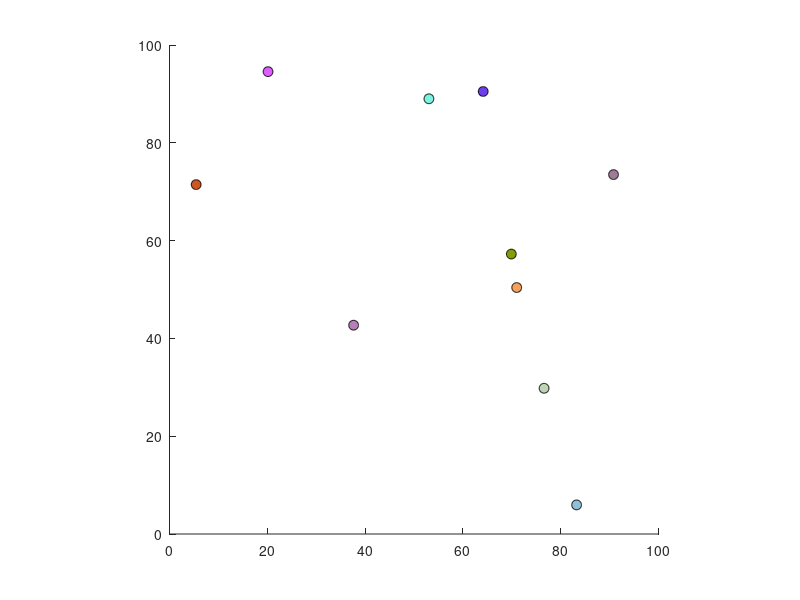

MATLAB code for this plot:
close all
figure;
hold on;
axis equal

% dimesions
H = 100; % meters
W = 100; % meters
r =1;    % meters
axis([0 W 0 H]);


axis equal
hold on
axis([0,100,0,100])

rec=zeros(1,1000);
x=zeros(1,10000);
y=zeros(1,10000);



dx = zeros(1,10000);
dy = zeros(1,10000);
for l=1:10
      
  x(l)=randi(100);
  y(l)=randi(100);
  dx(l) = randi(100);
  dy(l) = randi(100);
 
  rec(l) = rectangle('Position',[x(l)-r,y(l)-r, 2*r,2*r], 'Curvature',[1 1], 'FaceColor',rand(1,3));
  

end
% start a loop for fifty seconds
tic
dt = 0.05 ;
for rept = 1:dt:50
    

% ************************************
% This part of the code is for single ball only and need to be modified for
% multiple balls
% ************************************
    for i=1:10
       
        
    % 	change the x and y positions by adding velocity to it
    x(i) = x(i) + dx(i)*dt;
    y(i) = y(i) + dy(i)*dt;
    
    % 	check to see if the x is below 0
    if x(i)-r < 0
        x(i) = -(x(i)-r) + r;
        dx(i) = -dx(i);
    end
    
    % 	check to see if x is above 20
    if x(i)+r > W
        x(i) = W - (x(i)+r - W) - r;        
        dx(i) = -dx(i);
    end
    
    % 	check to see if the y is below 0
    if y(i)-r < 0    
        y(i) = -(y(i)-r) + r;    
        dy(i) = -dy(i);
    end
    
    % 	check to see if y is above H
    if y(i)+r > H
        y(i) = H - (y(i)+r - H) - r;
        dy(i) = -dy(i);
    end
    
    set(rec(i) ,'Position',[x(i)-r,y(i)-r, 2*r,2*r]);
    end
% ************************************    
    pause(rept-toc)
    %plot(x,y) % uncomment this line to see the track traced by the ball
end